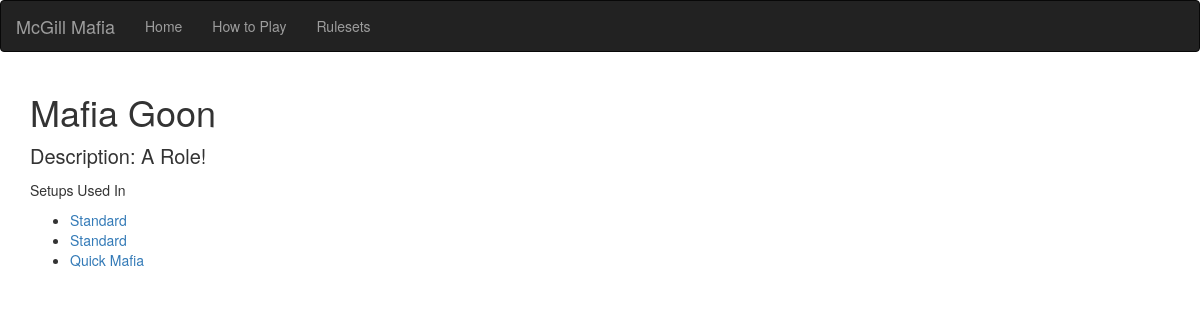
The app's page /mafia/roles/1/ with its own data.
### mafia/models.py (models this page shows, shortened)
class Role(models.Model):
    name = models.CharField(max_length=255)
    allignment = models.CharField(max_length=255)
    description = models.CharField(max_length=1024)
    setup = models.ManyToManyField(Setup, through='SetupRole', related_name="roles")

class SetupRole(models.Model):
    setup = models.ForeignKey(Setup)
    role = models.ForeignKey(Role)

class Setup(models.Model):
    name = models.CharField(max_length=255)
    description = models.CharField(max_length=1024)
    playerNumber = models.IntegerField(default = 0)

### mafia/views.py (the view)
# urls.py: url(r'^roles/(?P<pk>[0-9]+)/$', views.RoleDetailView.as_view(), name='role_detail'),
class RoleDetailView(generic.DetailView):
    model = Role
    template_name = 'mafia/role_detail.html'

### mafia/templates/mafia/role_detail.html
{% extends 'mafia/base.html' %}
{% block body %}
<div class="container">
	<h1>{{ role.name }}</h1>
	<p>Description: {{ role.description }}</p
	<p>Setups Used In</p>
	<ul>
	    {% for setupRole in role.setuprole_set.all %}
	    <li><a href="{% url 'setup_detail' setupRole.setup.id %}">{{ setupRole.setup.name }}</a></li>
	    {% endfor %}
	</ul>
</div>
{% endblock %}

### mafia/static/mafia/css/base.css (style rules this page uses)
p { font-size: 20px; }

### records on screen
Role: name "Mafia Goon", description "A Role!"
SetupRole: setup.name "Standard"
SetupRole: setup.name "Standard"
SetupRole: setup.name "Quick Mafia"
